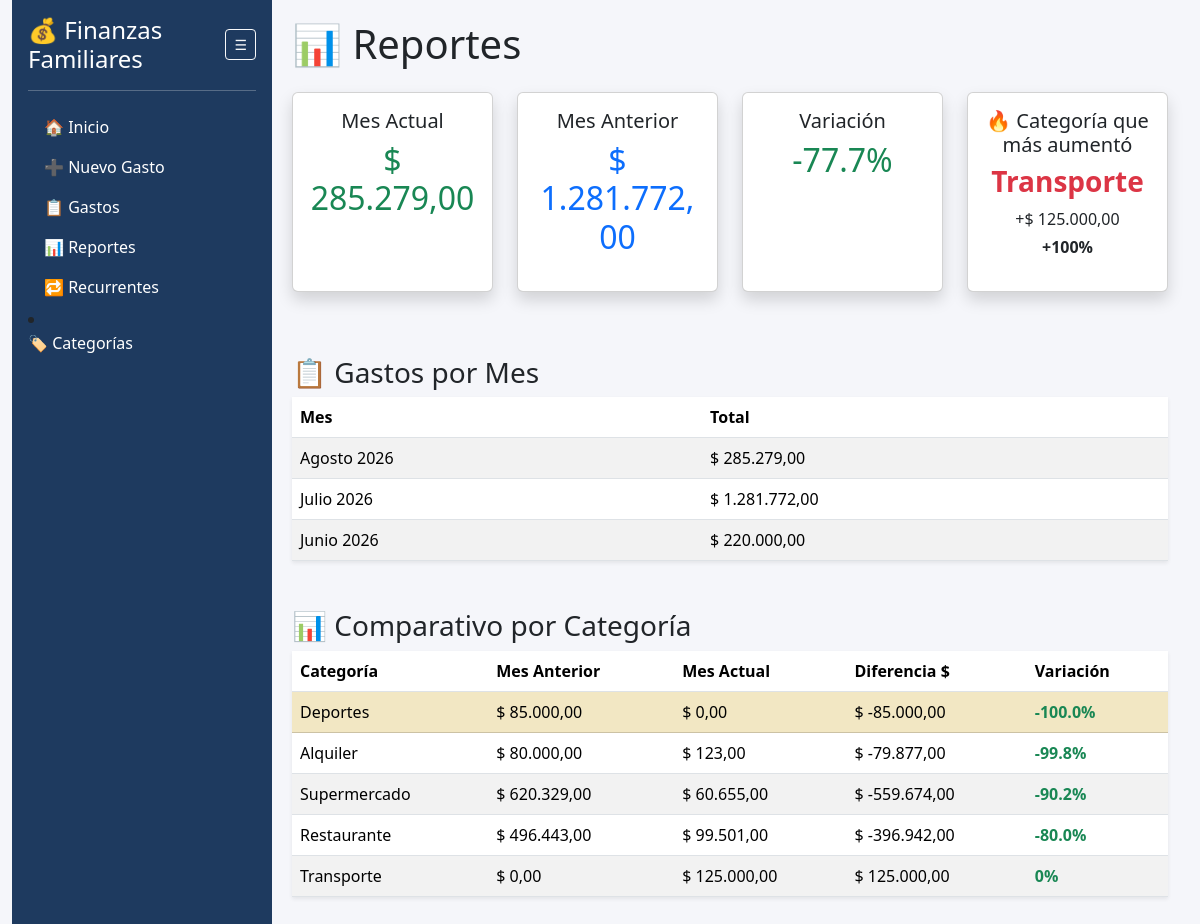
Page /reportes on the committed database.
### app.py (models this page shows)
class Gasto(db.Model):
    id = db.Column(db.Integer, primary_key=True)
    fecha = db.Column(db.String(20))
    descripcion = db.Column(db.String(200))
    monto = db.Column(db.Float)
    categoria = db.Column(db.String(50))
    responsable = db.Column(db.String(50))
    medio_pago = db.Column(db.String(50))
    gasto_recurrente_id = db.Column(db.Integer, db.ForeignKey('gasto_recurrente.id'), nullable=True)
    pagado = db.Column(db.Boolean, default=False)
    recurrente = db.relationship('GastoRecurrente', backref='gastos_generados', lazy=True)

### app.py (the view)
@app.route("/reportes")
def reportes():
    gastos_db = db.session.query(
        func.substr(Gasto.fecha, 1, 7).label("mes"),
        func.sum(Gasto.monto)
    ).group_by("mes").order_by(db.desc("mes")).all()
    gastos_por_mes = [(m, float(t)) for m, t in gastos_db if m]
    total_mes_actual = gastos_por_mes[0][1] if len(gastos_por_mes) > 0 else 0
    total_mes_anterior = gastos_por_mes[1][1] if len(gastos_por_mes) > 1 else 0
    variacion = round(((total_mes_actual - total_mes_anterior) / total_mes_anterior) * 100, 1) if total_mes_anterior > 0 else 0
    categoria_mas_aumento = None
    comparativo_categorias = []
    if len(gastos_por_mes) >= 2:
        mes_act, mes_ant = gastos_por_mes[0][0], gastos_por_mes[1][0]
        cat_actual = dict(db.session.query(Gasto.categoria, func.sum(Gasto.monto)).filter(Gasto.fecha.startswith(mes_act)).group_by(Gasto.categoria).all())
        cat_anterior = dict(db.session.query(Gasto.categoria, func.sum(Gasto.monto)).filter(Gasto.fecha.startswith(mes_ant)).group_by(Gasto.categoria).all())
        mayor_dif = 0
        for cat, tot_act in cat_actual.items():
            tot_ant = cat_anterior.get(cat, 0)
            dif = tot_act - tot_ant
            if dif > mayor_dif:
                pct = round((dif / tot_ant) * 100, 1) if tot_ant > 0 else 100
                mayor_dif = dif
                categoria_mas_aumento = {"categoria": cat, "diferencia": dif, "porcentaje": pct}
        todas_cats = set(cat_actual.keys()) | set(cat_anterior.keys())
        for cat in todas_cats:
            t_act, t_ant = cat_actual.get(cat, 0), cat_anterior.get(cat, 0)
            var_cat = round(((t_act - t_ant) / t_ant) * 100, 1) if t_ant > 0 else 0
            comparativo_categorias.append({
                "categoria": cat, "actual": t_act, "anterior": t_ant, "diferencia": t_act - t_ant, "variacion": var_cat
            })
        comparativo_categorias.sort(key=lambda x: abs(x["variacion"]), reverse=True)
    return render_template(
        "reportes.html",
        total_mes_actual=total_mes_actual,
        total_mes_anterior=total_mes_anterior,
        variacion=variacion,
        gastos_por_mes=gastos_por_mes,
        categoria_mas_aumento=categoria_mas_aumento,
        comparativo_categorias=comparativo_categorias,
    )

### app.py (called while the page is built)
@app.template_filter('moneda')
def moneda(valor):
    if valor is None:
        return "0,00"
    return f"{valor:,.2f}".replace(",", "X").replace(".", ",").replace("X", ".")

### templates/reportes.html
{% extends "base.html" %}
{% block contenido %}
<h1 class="mb-4">
    📊 Reportes
</h1>
<div class="row">
    <div class="col-lg-3 col-md-6 mb-3">
        <div class="card shadow h-100">
            <div class="card-body text-center">
                <h5>Mes Actual</h5>
                <h2 class="text-success">
                    $ {{ total_mes_actual | moneda }}
                </h2>
            </div>
        </div>
    </div>
    <div class="col-lg-3 col-md-6 mb-3">
        <div class="card shadow h-100">
            <div class="card-body text-center">
                <h5>Mes Anterior</h5>
                <h2 class="text-primary">
                    $ {{ total_mes_anterior | moneda }}
                </h2>
            </div>
        </div>
    </div>
    <div class="col-lg-3 col-md-6 mb-3">
        <div class="card shadow h-100">
            <div class="card-body text-center">
                <h5>Variación</h5>
                <h2 class="{% if variacion > 0 %}text-danger{% else %}text-success{% endif %}">
                    {{ variacion }}%
                </h2>
            </div>
        </div>
    </div>
    <div class="col-lg-3 col-md-6 mb-3">
        <div class="card shadow h-100">
            <div class="card-body text-center">
                <h5>🔥 Categoría que más aumentó</h5>
                {% if categoria_mas_aumento %}
                    <h3 class="text-danger fw-bold">
                        {{ categoria_mas_aumento.categoria }}
                    </h3>
                    <p class="mb-1">
                        +$ {{ categoria_mas_aumento.diferencia | moneda }}
                    </p>
                    <p class="fw-bold">
                        +{{ categoria_mas_aumento.porcentaje }}%
                    </p>
                {% else %}
                    <p>
                        ✅ No hay categorías con aumento
                    </p>
                {% endif %}
            </div>
        </div>
    </div>
</div>
{% set nombres_meses = {
    '01':'Enero',
    '02':'Febrero',
    '03':'Marzo',
    '04':'Abril',
    '05':'Mayo',
    '06':'Junio',
    '07':'Julio',
    '08':'Agosto',
    '09':'Septiembre',
    '10':'Octubre',
    '11':'Noviembre',
    '12':'Diciembre'
} %}
<h3 class="mt-5">
    📋 Gastos por Mes
</h3>
<table class="table table-striped table-hover shadow-sm">
    <thead>
        <tr>
            <th>Mes</th>
            <th>Total</th>
        </tr>
    </thead>
    <tbody>
        {% for mes, total in gastos_por_mes %}
        <tr>
            <td>
                {{ nombres_meses[mes[5:7]] }}
                {{ mes[:4] }}
            </td>
            <td>
                $ {{ total | moneda }}
            </td>
        </tr>
        {% endfor %}
    </tbody>
</table>
<h3 class="mt-5">
    📊 Comparativo por Categoría
</h3>
<table class="table table-striped table-hover shadow-sm">
    <thead>
        <tr>
            <th>Categoría</th>
            <th>Mes Anterior</th>
            <th>Mes Actual</th>
            <th>Diferencia $</th>
            <th>Variación</th>
        </tr>
    </thead>
    <tbody>
        {% for item in comparativo_categorias %}
        <tr {% if loop.first %}class="table-warning"{% endif %}>
            <td>{{ item.categoria }}</td>
            <td>
                $ {{ item.anterior | moneda }}
            </td>
            <td>
                $ {{ item.actual | moneda }}
            </td>
            <td>
                $ {{ item.diferencia | moneda }}
            </td>
            <td>
                {% if item.variacion > 0 %}
                    <span class="text-danger fw-bold">
                        +{{ item.variacion }}%
                    </span>
                {% else %}
                    <span class="text-success fw-bold">
                        {{ item.variacion }}%
                    </span>
                {% endif %}
            </td>
        </tr>
        {% endfor %}
    </tbody>
</table>
{% endblock %}

### templates/base.html (style rules this page uses)
body { background-color: #f5f6fa; }

### rows in the picture
Gasto: categoria "Transporte", anterior|moneda "0,00", actual|moneda "125.000,00", diferencia|moneda "125.000,00", variacion "0"

### other values in the picture
{{ total_mes_actual | moneda }} "285.279,00"
{{ total_mes_anterior | moneda }} "1.281.772,00"
{{ variacion }} "-77.7"
{{ categoria_mas_aumento.diferencia | moneda }} "125.000,00"
{{ categoria_mas_aumento.porcentaje }} "100"
{{ nombres_meses[mes[5:7]] }} "Agosto" "Julio" "Junio"
{{ mes[:4] }} "2026" "2026" "2026"
{{ total | moneda }} "285.279,00" "1.281.772,00" "220.000,00"
{{ item.categoria }} "Deportes" "Alquiler" "Supermercado" "Restaurante"
{{ item.anterior | moneda }} "85.000,00" "80.000,00" "620.329,00" "496.443,00"
{{ item.actual | moneda }} "0,00" "123,00" "60.655,00" "99.501,00"
{{ item.diferencia | moneda }} "-85.000,00" "-79.877,00" "-559.674,00" "-396.942,00"
{{ item.variacion }} "-100.0" "-99.8" "-90.2" "-80.0"
